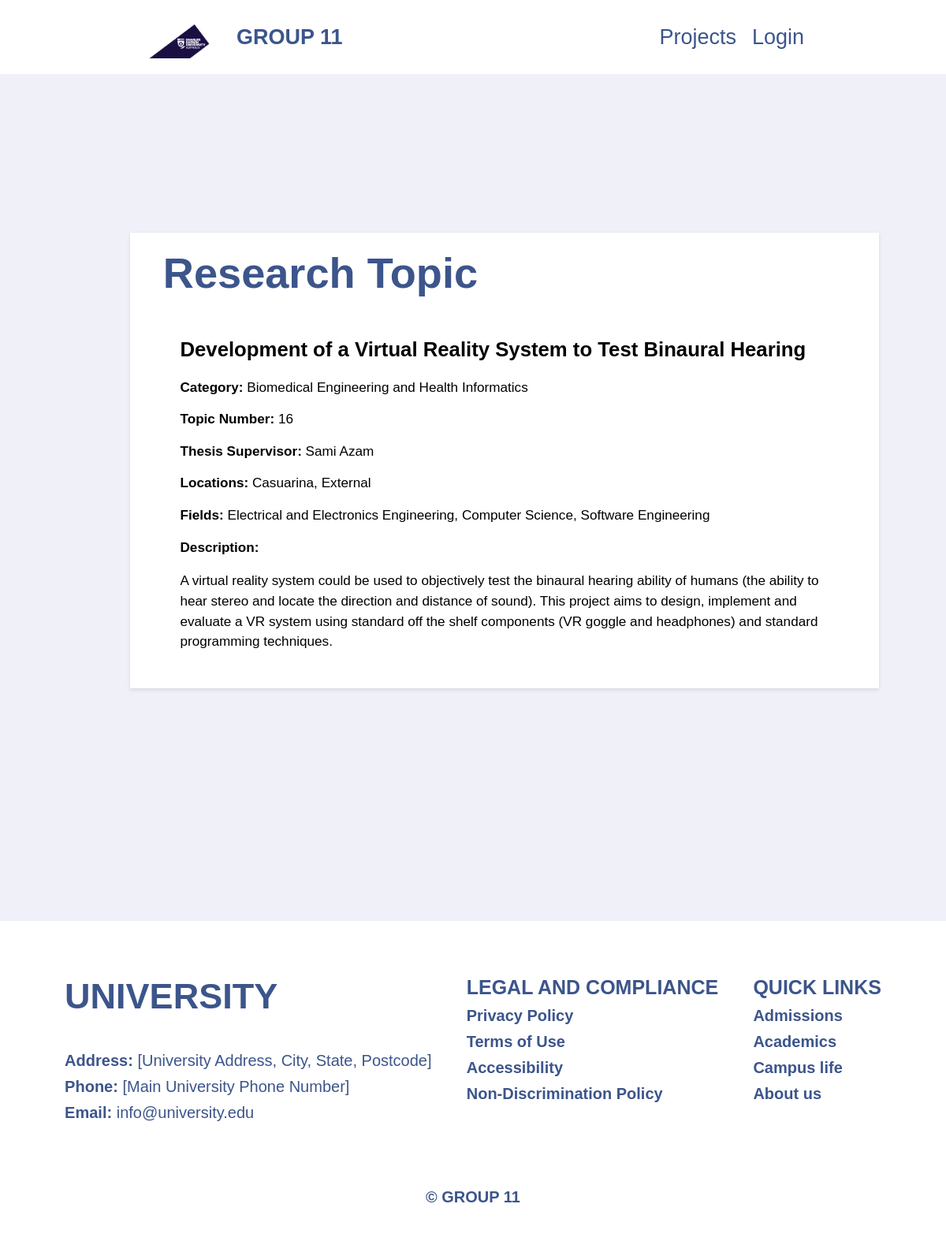
The page /project-details/16/ on the database its author committed.
### management/models.py (models this page shows, shortened)
class Project(models.Model):
    supervisor = models.ForeignKey(User, null=True, on_delete=models.SET_NULL)
    title = models.CharField(max_length=100, null=True)
    category = models.ManyToManyField("Category", blank=True)
    topic_num = models.PositiveIntegerField("Topic number", null=True, unique=True)
    location = models.ManyToManyField("Location", blank=True)
    research_areas = models.ManyToManyField("ResearchArea", blank=True)
    description = models.TextField(blank=True)

class Category(models.Model):
    name = models.CharField(max_length=100)

class Location(models.Model):
    name = models.CharField(max_length=30)

class ResearchArea(models.Model):
    name = models.CharField(max_length=60)

### accounts/models.py (models this page shows)
class User(AbstractUser):
    USER_TYPE_CHOICES = (
        ('unit_coordinator', 'Unit Coordinator'),
        ('supervisor', 'Supervisor'),
        ('student', 'Student'),
    )
    user_type = models.CharField(max_length=20, choices=USER_TYPE_CHOICES, default='student')
    groups = models.ManyToManyField(
        'auth.Group',
        verbose_name='groups',
        blank=True,
        help_text='The groups this user belongs to. A user will get all permissions granted to each of their groups.',
        related_name='custom_user_set',
        related_query_name='user',
    )
    user_permissions = models.ManyToManyField(
        'auth.Permission',
        verbose_name='user permissions',
        blank=True,
        help_text='Specific permissions for this user.',
        related_name='custom_user_set',
        related_query_name='user',
    )

### assignment_4_app/views.py (the view)
# urls.py: path("project-details/<slug:slug>/", views.project_details, name="project-details"), # project-details/proj1 etc... using path transformer other e.g. is int or str
def project_details(request, slug):
        current_project = Project.objects.get(topic_num = slug)
        context = {
            "project": current_project
        }
        return render(request, "assignment_4_app/projectDetails.html", context)

### assignment_4_app/templates/assignment_4_app/projectDetails.html (shortened to what this page needs)
{% extends "base.html" %}
{% load static %}
{% block css_files %}
    <link rel="stylesheet" href="{% static "assignment_4_app/projectDetails.css" %}">
{% endblock %}
{% block content %}
<section class="section">
    <div class="container">
        <h1 class="container__heading">Research Topic</h1>
        <div class="project">
            <h2 class="project__heading">{{ project.title }}</h2>
            <p><strong>Category:</strong>
                {% for category in project.category.all %}
                    {{ category.name }}
                {% endfor %}
            </p>
            <p><strong>Topic Number:</strong> {{ project.topic_num }}</p>
            <p><strong>Thesis Supervisor:</strong> {{ project.supervisor.first_name }} {{ project.supervisor.last_name }}</p>
            <p><strong>Locations:</strong>
                {% for location in project.location.all %}
                    {{ location.name }}{% if not forloop.last %}, {% endif %}
                {% empty %}
                    None
                {% endfor %}
                </p>
                <p><strong>Fields:</strong>
                {% for research_area in project.research_areas.all %}
                    {{ research_area.name }}{% if not forloop.last %}, {% endif %}
                {% empty %}
                    None
                {% endfor %}
                </p>
            <p><strong>Description: </strong> {{ project.description|linebreaks }}</p>
        </div>
    </div>
</section>
{% endblock content %}

### assignment_4_app/static/assignment_4_app/app.css (style rules this page uses)
:root { --color-primary: #3C558B; --color-secondary: white; --color-dark-blue: #1c0e45; --color-grey: #eff0f8; --color-text-dark: #182620; }
*, *::before, *::after { margin: 0; padding: 0; box-sizing: inherit; font-family: inherit; }
html { font-size: 62.5%; font-family: Arial, sans-serif; }
body { box-sizing: border-box; position: relative; background-color: white; }

### assignment_4_app/static/assignment_4_app/projectDetails.css (style rules this page uses)
.container { width: 100rem; margin: auto; padding: 20px; background-color: #ffffff; box-shadow: 0 2px 5px rgba(0, 0, 0, 0.1); transform: scale(0.95); }
.container * { transform: scale(0.95); }
.container__heading { font-size: 6rem; margin-bottom: 4rem; color: var(--color-primary); }
.project__heading { font-size: 3rem; margin-bottom: 2rem; }
p { font-size: 2rem; margin-bottom: 1.5rem; line-height: 1.5; }

### rows shown on the page
Project: title "Development of a Virtual Reality System to Test Binaural Hearing", topic_num "16", supervisor.first_name "Sami", supervisor.last_name "Azam", description "A virtual reality system could be used to objectively test the binaural hearing ability of humans (the ability to hear stereo and locate the direction and distance of sound). This project aims to design, implement and evaluate a VR system using standard off the shelf components (VR goggle and headphones) and standard programming techniques."
Category: name "Biomedical Engineering and Health Informatics"
Location: name "Casuarina"
Location: name "External"
ResearchArea: name "Electrical and Electronics Engineering"
ResearchArea: name "Computer Science"
ResearchArea: name "Software Engineering"
